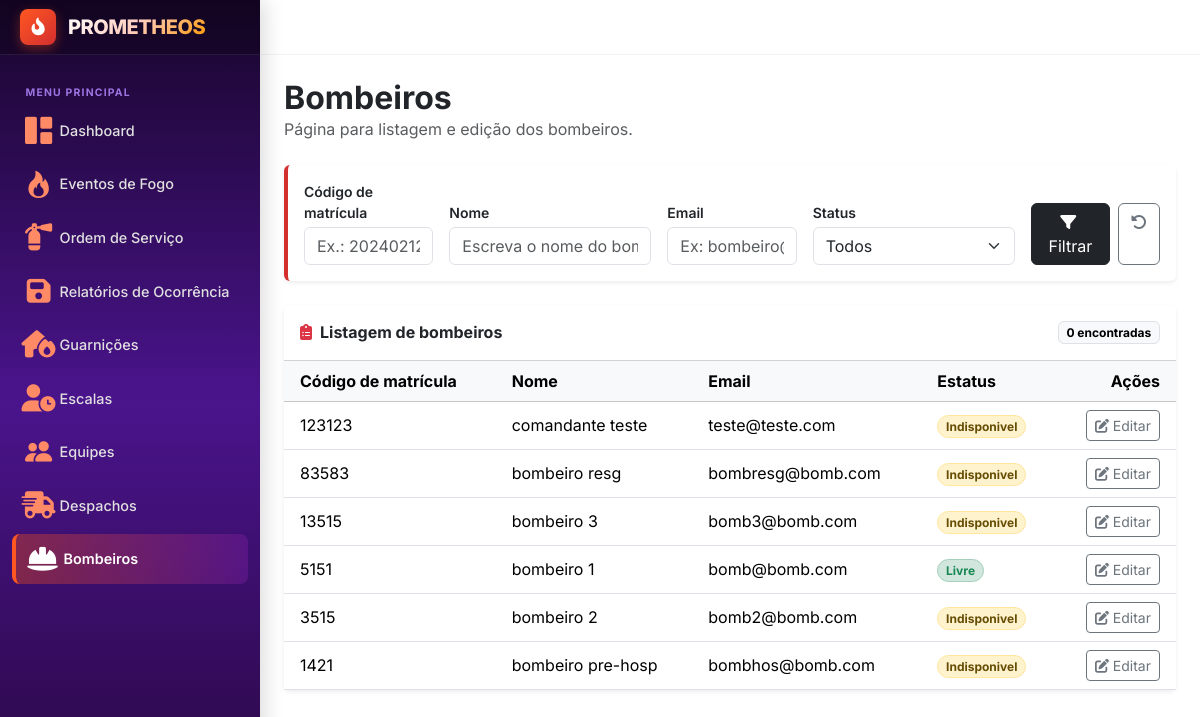
The app's page /bombeiros, older data.
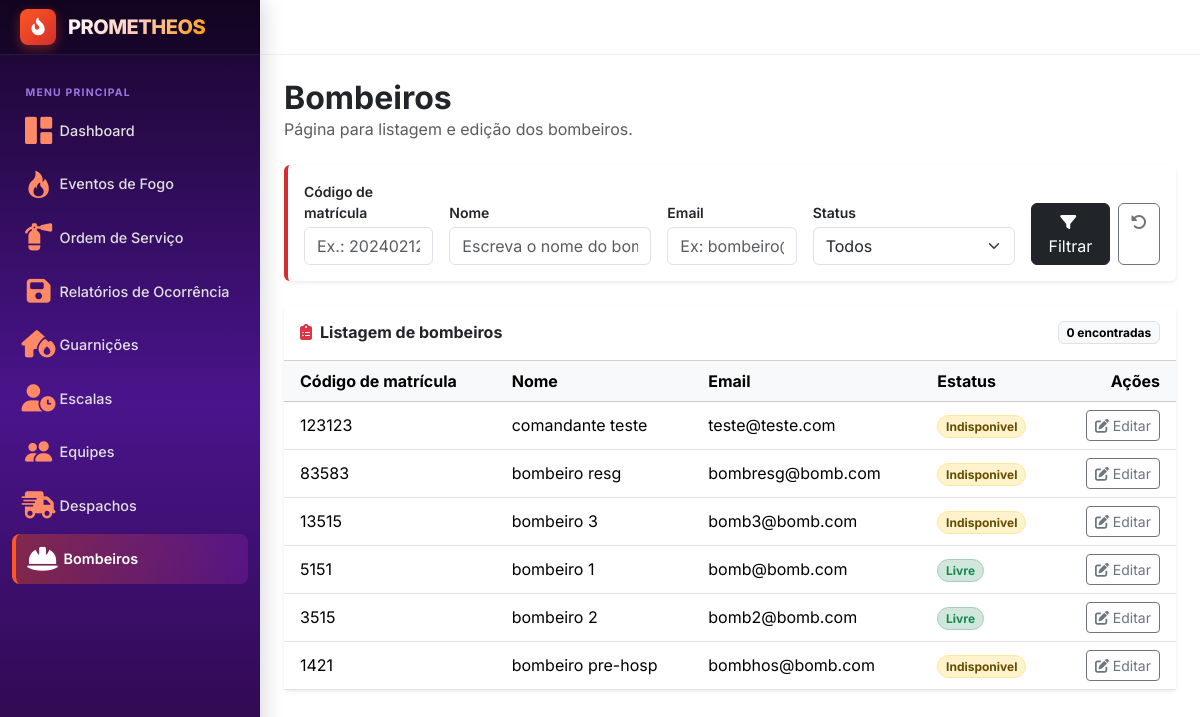
The same page, newer data.
### usuario/models.py (models this page shows, shortened)
class Bombeiro(models.Model):
    id_usuario = models.OneToOneField(Usuario, on_delete=models.CASCADE)
    id_equipe = models.ForeignKey(Equipe, on_delete=models.PROTECT, blank=True, null=True)
    id_escala = models.ForeignKey(Escala, on_delete=models.SET_NULL, null=True, blank=True, related_name="bombeiros")
    matricula = models.IntegerField(primary_key=True)
    estatus = models.CharField(choices=Estatus.choices, default=Estatus.LIVRE)
    proficiencia = models.CharField(choices=Proficiencia.choices, blank=True, null=True, default=None)

class Usuario(models.Model):
    class perfil(models.TextChoices):
        ADMIN = "ADMIN"
        SALA_SITUACAO = "SALA_SITUACAO"
        COMANDO = "COMANDO"
        COMBATENTE = "COMBATENTE"
    id = models.IntegerField(primary_key=True)
    nome = models.CharField(max_length=50)
    email = models.EmailField()
    perfil = models.CharField(choices=perfil.choices)

### usuario/views.py (the view)
# urls.py: path('bombeiros', userViews.bombeiro, name='bombeiro'),
def bombeiro(request):
    bombeiros = Bombeiro.objects.all().order_by("-matricula")
    filtros = {
        "codigo" : request.GET.get("codigo", ""),
        "nome" : request.GET.get("nome", ""),
        "email" : request.GET.get("email", ""),
        "estatus" : request.GET.get("estatus", "")
    }
    if filtros["codigo"]:
        bombeiros = bombeiros.filter(matricula=filtros["codigo"])
    if filtros["nome"]:
        bombeiros = bombeiros.filter(id_usuario__nome=filtros["nome"])
    if filtros["email"]:
        bombeiros = bombeiros.filter(id_usuario__email=filtros["email"])
    if filtros["estatus"]:
        bombeiros = bombeiros.filter(estatus=filtros["estatus"])
    contexto = {
        "bombeiros" : bombeiros,
        "filtros" : filtros,
        "estatus_opcoes" : Bombeiro._meta.get_field("estatus").choices
    }
    return render(request, 'usuarios/bombeiros.html', contexto)

### templates/usuarios/bombeiros.html (shortened to what the changed rows need)
{% extends "layout.html" %}
{% block content %}
<div class="d-flex flex-wrap align-items-start justify-content-between gap-3 mb-4">
    <div>
        <h1 class="h2 fw-bold mb-0">Bombeiros</h1>
    </div>
</div>
<div class="card border-0 shadow-sm">
    <div class="card-header bg-white d-flex align-items-center justify-content-between py-3">
        <h2 class="h6 fw-bold mb-0">
            <i class="fa-solid fa-clipboard-list text-danger me-2"></i>Listagem de bombeiros
        </h2>
    </div>
    <div class="table-responsive">
        <table class="table table-hover align-middle mb-0">
            <thead class="table-light">
                <tr>
                    <th scope="col" class="ps-3">Código de matrícula</th>
                    <th scope="col">Nome</th>
                    <th scope="col">Email</th>
                    <th scope="col">Estatus</th>
                    <th scope="col" class="text-end pe-3">Ações</th>
                </tr>
            </thead>
            <tbody>
                {% for bombeiro in bombeiros %}
                <tr>
                    <td class="ps-3">{{ bombeiro.matricula }}</td>
                    <td>{{ bombeiro.id_usuario.nome }}</td>
                    <td>{{ bombeiro.id_usuario.email }}</td>
                    <td>
                        {% if bombeiro.estatus == "LIVRE" %}
                        <span class="badge bg-success-subtle text-success border border-success-subtle rounded-pill">{{ bombeiro.get_estatus_display }}</span>
                        {% elif bombeiro.estatus == "INDISPONIVEL" %}
                        <span class="badge bg-warning-subtle text-warning-emphasis border border-warning-subtle rounded-pill">{{ bombeiro.get_estatus_display }}</span>
                        {% else %}
                        <span class="badge bg-secondary-subtle text-secondary border border-secondary-subtle rounded-pill">{{ bombeiro.get_estatus_display|default:bombeiro.estatus }}</span>
                        {% endif %}
                    </td>
                    <td class="text-end pe-3 text-nowrap">
                        <a href="{% url 'editaBombeiro' bombeiro.matricula %}" class="btn btn-sm btn-outline-secondary"
                           title="Editar" aria-label="Editar OS {{ relatorio.id }}">
                            <i class="fa-solid fa-pen-to-square"></i> Editar
                    </td>
                </tr>
                {% endfor %}
            </tbody>
        </table>
    </div>
</div>
{% endblock %}

Row changes from the older to the newer data that the page shows:
changed Bombeiro "bombeiro 2": estatus "Indisponivel" → "Livre"
